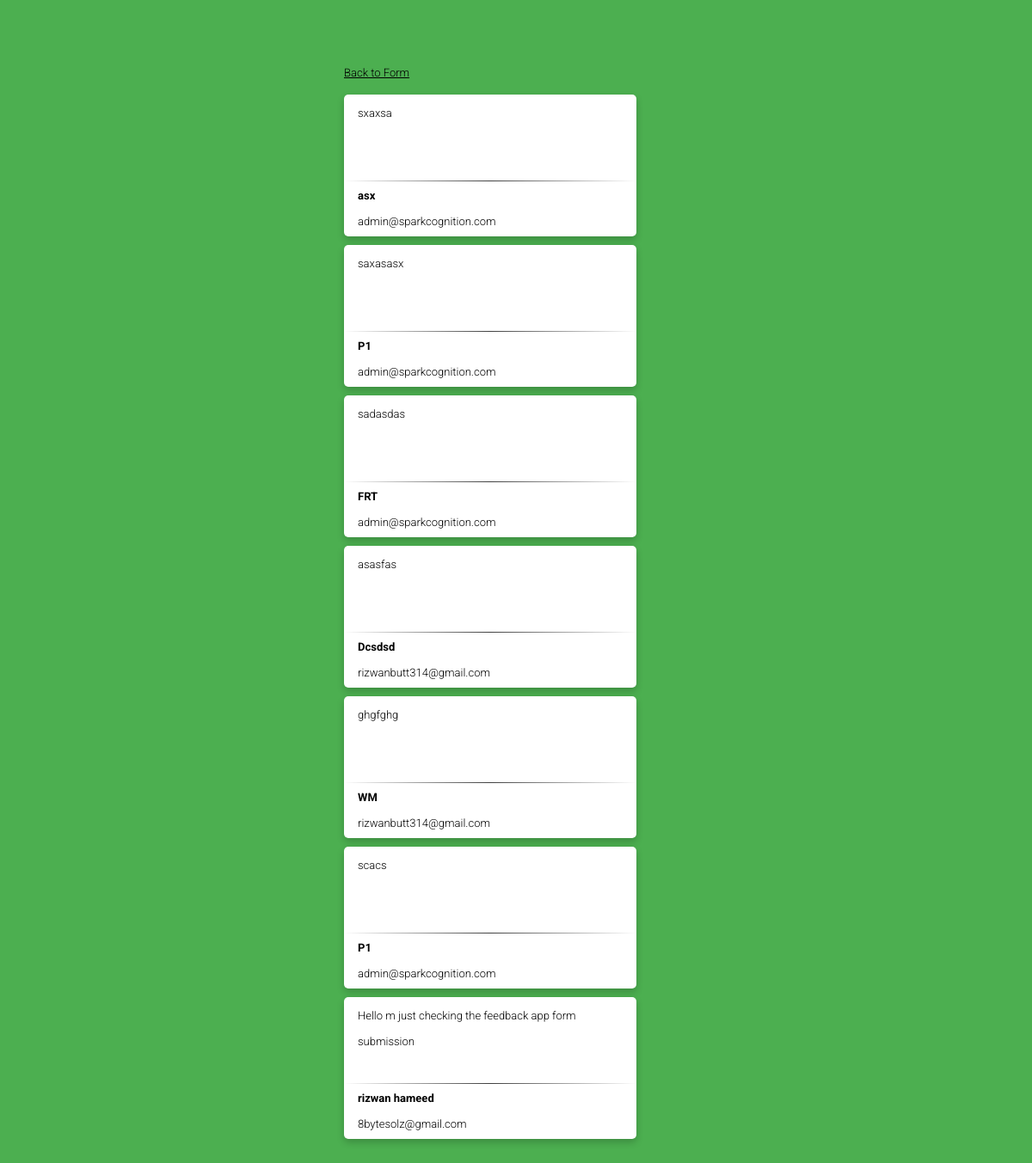
The page /comments on the database its author committed.
### tables this page shows
CREATE TABLE `comments` (
	`id`	INTEGER NOT NULL PRIMARY KEY AUTOINCREMENT UNIQUE,
	`name`	TEXT,
	`email`	TEXT NOT NULL,
	`phone`	TEXT,
	`message`	TEXT
);

### main.py (the view)
@app.route("/comments")
def comments():
    try:
        con = sql.connect("database/feedback.db")
        cur = con.cursor()
        cur.execute("SELECT * FROM comments")
        rows = cur.fetchall()
        con.close()
    except Exception as error:
        logger.info(error)
        rows = dict()
    return render_template('comments.html', comments=rows)

### templates/comments.html (shortened to what this page needs)
<!DOCTYPE html>
<html>
<head>
    <link rel="stylesheet" href="https://cdnjs.cloudflare.com/ajax/libs/meyer-reset/2.0/reset.min.css">
    <link rel='stylesheet prefetch' href='http://maxcdn.bootstrapcdn.com/font-awesome/4.3.0/css/font-awesome.min.css'>
    <link rel="stylesheet" href="/static/css/comments.css">
</head>
<body>
<div class="main-container">
    <a href="/" title="Back to Form" style="color: #000;">Back to Form</a>
    {% for comment in comments %}
        <div class="card">
            <div class="header" style="min-height: 100px; padding-top: 5px;">
                <p style="padding: 2px 16px;">{{ comment.4}}</p>
            </div>
            <div class="hr-line"></div>
            <div class="container">
                <h4><b>{{ comment.1}}</b></h4>
                <p>{{ comment.2}}</p>
            </div>
        </div>
    {% endfor %}
</div>
</body>
</html>

### static/css/comments.css (style rules this page uses)
* { margin: 0; padding: 0; box-sizing: border-box; -webkit-box-sizing: border-box; -moz-box-sizing: border-box; -webkit-font-smoothing: antialiased; -moz-font-smoothing: antialiased; -o-font-smoothing: antialiased; font-smoothing: antialiased; text-rendering: optimizeLegibility; }
body { font-family: "Roboto", Helvetica, Arial, sans-serif; font-weight: 300; font-size: 13px; line-height: 30px; color: #000; background: #4CAF50; }
.main-container { max-width: 400px; width: 100%; margin: 0 auto; position: relative; padding-top:70px; padding-bottom:70px; }
.card { box-shadow: 0 4px 8px 0 rgba(0,0,0,0.2); transition: 0.3s; width: 85%; border-radius: 5px; background-color: #fff; margin-top: 10px; }
.container { padding: 2px 16px; }
.hr-line { border: 0; height: 1px; background-image: linear-gradient(to right, rgba(0, 0, 0, 0), rgba(0, 0, 0, 0.75), rgba(0, 0, 0, 0)); }

### rows shown on the page
comments: message "sxaxsa", name "asx", email "admin@sparkcognition.com"
comments: message "saxasasx", name "P1", email "admin@sparkcognition.com"
comments: message "sadasdas", name "FRT", email "admin@sparkcognition.com"
comments: message "asasfas", name "Dcsdsd", email "rizwanbutt314@gmail.com"
comments: message "ghgfghg", name "WM", email "rizwanbutt314@gmail.com"
comments: message "scacs", name "P1", email "admin@sparkcognition.com"
comments: message "Hello m just checking the feedback app form submission", name "rizwan hameed", email "8bytesolz@gmail.com"
